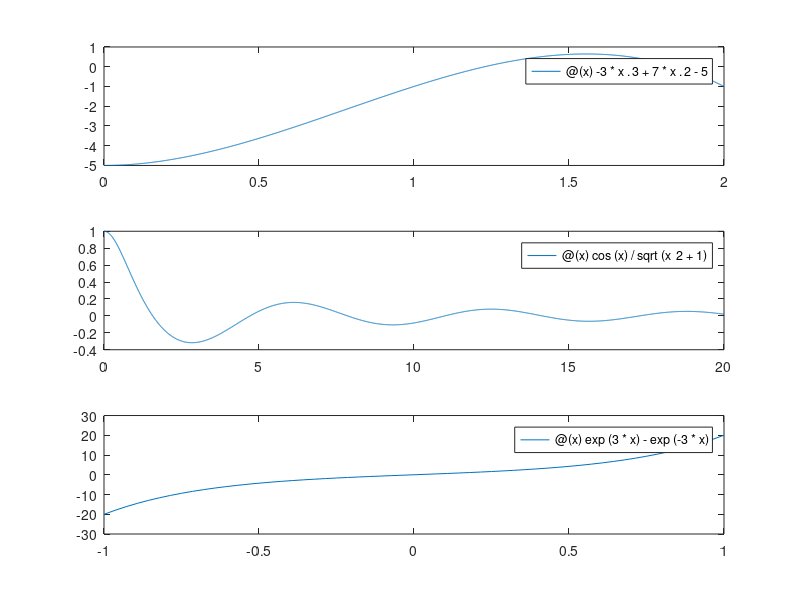

Write MATLAB code to recreate this figure.
# Faça os gráficos das seguintes funções, nos intervalos prescritos.

subplot (3, 1, 1)
fplot(@(x)-3*x.^3 +7*x.^2 - 5,[0 2]);

subplot (3, 1, 2)
fplot(@(x)cos(x) / sqrt(x^2+1),[0 20]);

subplot (3, 1, 3)
fplot(@(x)exp(3*x) - exp(-3*x),[-1 1]);
